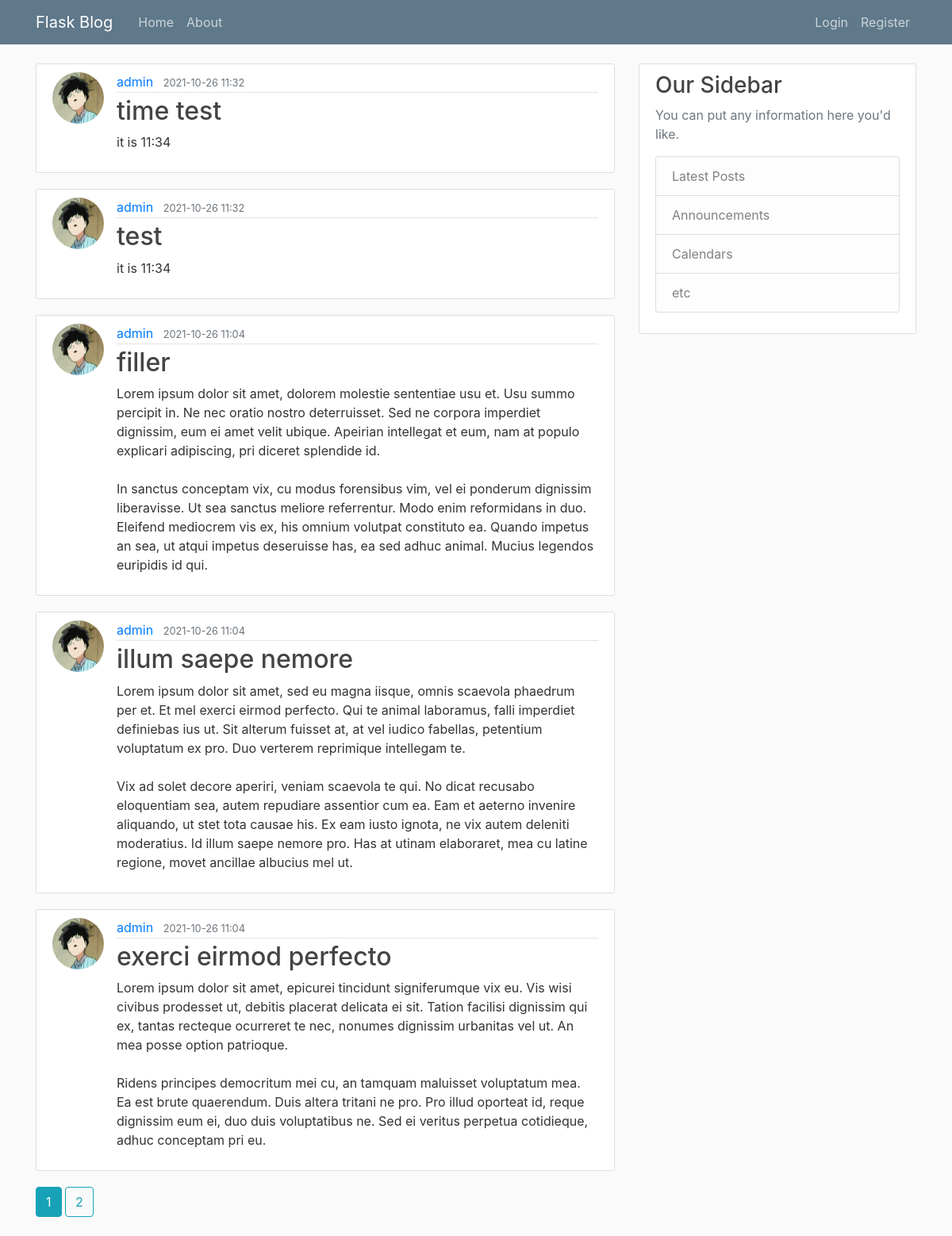
The page /home on the database its author committed.
### main/models.py (models this page shows, shortened)
class Post(db.Model):
    id = db.Column(db.Integer, primary_key=True)
    title = db.Column(db.String(100), nullable=False)
    date_posted = db.Column(db.DateTime, nullable=False, default=utc_to_local(datetime.utcnow()))
    content = db.Column(db.Text, nullable=False)
    user_id = db.Column(db.Integer, db.ForeignKey('user.id'), nullable=False)

class User(db.Model, UserMixin):
    id = db.Column(db.Integer, primary_key=True)
    username = db.Column(db.String(20), unique=True, nullable=False)
    email = db.Column(db.String(120), unique=True, nullable=False)
    image_file = db.Column(db.String(20), nullable=False, default='default.jpg')
    password = db.Column(db.String(60), nullable=False)
    posts = db.relationship('Post', backref='author', lazy=True)

### main/routes.py (the view)
@app.route("/")
@app.route("/home")
def home():
    page = request.args.get('page', 1, type=int)
    posts = Post.query.order_by(Post.date_posted.desc()).paginate(page=page, per_page=5)
    return render_template('home.html', posts=posts)

### main/templates/home.html
{% extends "layout.html" %}
{% block content %}
   {% for post in posts.items%}
        <article class="media content-section">
            <img class="rounded-circle article-img" src="{{ url_for('static', filename='profile_pics/' + post.author.image_file) }}">
          <div class="media-body">
            <div class="article-metadata">
              <a class="mr-2" href="#">{{ post.author.username }}</a>
              <small class="text-muted">{{ post.date_posted.strftime('%Y-%m-%d %H:%M') }}</small>
            </div>
            <h2><a class="article-title" href="{{ url_for('post', post_id=post.id) }}">{{ post.title }}</a></h2>
            <p class="article-content">{{ post.content }}</p>
          </div>
        </article>
   {% endfor %}
    {% for page_num in posts.iter_pages(left_edge=1, right_edge=1, left_current=1, right_current=3) %}
        {% if page_num %}
            {% if posts.page == page_num %}
            <a class="btn btn-info mb-4" href="{{ url_for('home', page=page_num) }}">{{ page_num }}</a>
            {% else %}
            <a class="btn btn-outline-info mb-4" href="{{ url_for('home', page=page_num) }}">{{ page_num }}</a>
            {% endif %}
        {% else %}
            ...
        {% endif %}
    {% endfor %}
{% endblock content %}

### main/templates/layout.html (shortened to what this page needs)
<!DOCTYPE html>
<html>
<head>
    <link rel="stylesheet" href="https://stackpath.bootstrapcdn.com/bootstrap/4.3.1/css/bootstrap.min.css">
    <link rel="stylesheet" type="text/css" href="{{ url_for('static', filename='main.css') }}">
</head>
<body>
    <header class="site-header">
      <nav class="navbar navbar-expand-md navbar-dark bg-steel fixed-top">
        <div class="container">
          <a class="navbar-brand mr-4" href="/">Flask Blog</a>
          <div class="collapse navbar-collapse" id="navbarToggle">
            <div class="navbar-nav mr-auto">
              <a class="nav-item nav-link" href="{{ url_for('home') }}">Home</a>
              <a class="nav-item nav-link" href="{{ url_for('about') }}">About</a>
            </div>
            <div class="navbar-nav">
                {% if current_user.is_authenticated %}
                    <a class="nav-item nav-link" href="{{ url_for('new_post') }}">New Post</a>
                    <a class="nav-item nav-link" href="{{ url_for('account') }}">Account</a>
                    <a class="nav-item nav-link" href="{{ url_for('logout') }}">Logout</a>
                {% else %}
                    <a class="nav-item nav-link" href="{{ url_for('login') }}">Login</a>
                    <a class="nav-item nav-link" href="{{ url_for('register') }}">Register</a>
                {% endif %}
            </div>
          </div>
        </div>
      </nav>
    </header>
    <main role="main" class="container">
      <div class="row">
        <div class="col-md-8">
          {% block content %}{% endblock %}
        </div>
        <div class="col-md-4">
          <div class="content-section">
            <h3>Our Sidebar</h3>
            <p class='text-muted'>You can put any information here you'd like.
              <ul class="list-group">
                <li class="list-group-item list-group-item-light">Latest Posts</li>
                <li class="list-group-item list-group-item-light">Announcements</li>
                <li class="list-group-item list-group-item-light">Calendars</li>
                <li class="list-group-item list-group-item-light">etc</li>
              </ul>
            </p>
          </div>
        </div>
      </div>
</body>
</html>

### main/static/main.css (style rules this page uses)
body { background: #fafafa; color: #333333; margin-top: 5rem; }
h1, h2, h3, h4, h5, h6 { color: #444444; }
.bg-steel { background-color: #5f788a; }
.site-header .navbar-nav .nav-link { color: #cbd5db; }
.content-section { background: #ffffff; padding: 10px 20px; border: 1px solid #dddddd; border-radius: 3px; margin-bottom: 20px; }
.article-title { color: #444444; }
.article-content { white-space: pre-line; }
.article-img { height: 65px; width: 65px; margin-right: 16px; }
.article-metadata { padding-bottom: 1px; margin-bottom: 4px; border-bottom: 1px solid #e3e3e3 }

### rows shown on the page
Post: image_file (picture), author.username "admin", date_posted "2021-10-26 11:32", title "time test", content "it is 11:34"
Post: image_file (picture), author.username "admin", date_posted "2021-10-26 11:32", title "test", content "it is 11:34"
Post: image_file (picture), author.username "admin", date_posted "2021-10-26 11:04", title "filler", content "Lorem ipsum dolor sit amet, dolorem molestie sententiae usu et. Usu summo percipit in. Ne nec oratio nostro deterruisset. Sed ne corpora imperdiet dignissim, eum ei amet velit ubique. Apeirian intellegat et eum, nam at populo explicari adipiscing, pri diceret splendide id. In sanctus conceptam vix, cu modus forensibus vim, vel ei ponderum dignissim liberavisse. Ut sea sanctus meliore referrentur. Modo enim reformidans in duo. Eleifend mediocrem vis ex, his omnium volutpat constituto ea. Quando impetus an sea, ut atqui impetus deseruisse has, ea sed adhuc animal. Mucius legendos euripidis id qui."
Post: image_file (picture), author.username "admin", date_posted "2021-10-26 11:04", title "illum saepe nemore", content "Lorem ipsum dolor sit amet, sed eu magna iisque, omnis scaevola phaedrum per et. Et mel exerci eirmod perfecto. Qui te animal laboramus, falli imperdiet definiebas ius ut. Sit alterum fuisset at, at vel iudico fabellas, petentium voluptatum ex pro. Duo verterem reprimique intellegam te. Vix ad solet decore aperiri, veniam scaevola te qui. No dicat recusabo eloquentiam sea, autem repudiare assentior cum ea. Eam et aeterno invenire aliquando, ut stet tota causae his. Ex eam iusto ignota, ne vix autem deleniti moderatius. Id illum saepe nemore pro. Has at utinam elaboraret, mea cu latine regione, movet ancillae albucius mel ut."
Post: image_file (picture), author.username "admin", date_posted "2021-10-26 11:04", title "exerci eirmod perfecto", content "Lorem ipsum dolor sit amet, epicurei tincidunt signiferumque vix eu. Vis wisi civibus prodesset ut, debitis placerat delicata ei sit. Tation facilisi dignissim qui ex, tantas recteque ocurreret te nec, nonumes dignissim urbanitas vel ut. An mea posse option patrioque. Ridens principes democritum mei cu, an tamquam maluisset voluptatum mea. Ea est brute quaerendum. Duis altera tritani ne pro. Pro illud oporteat id, reque dignissim eum ei, duo duis voluptatibus ne. Sed ei veritus perpetua cotidieque, adhuc conceptam pri eu."

### other values the page prints
{{ page_num }} "1"
{{ page_num }} "2"
